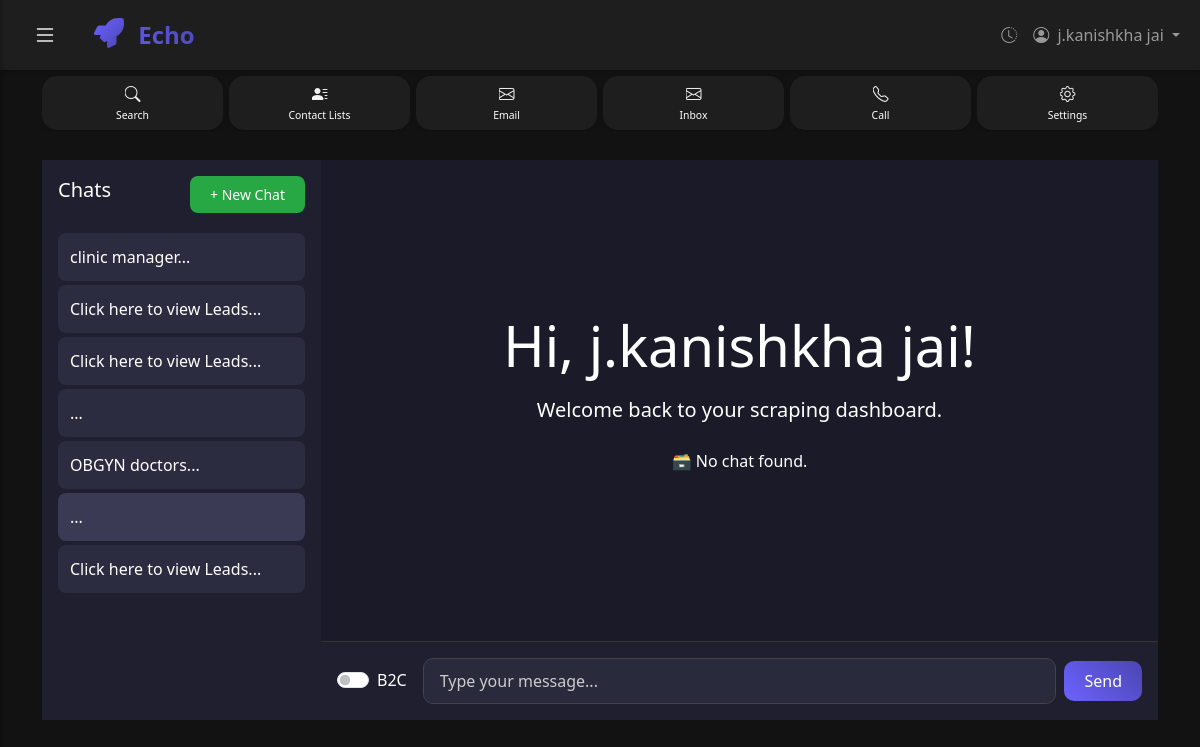
Screenshot of /c/cab76245-4f36-4eb4-aaa3-e76480f75c41 (signed in) with the database file from the repository.
### app/models.py (models this page shows)
class User(Base):
    __tablename__ = "users"
    id = Column(Integer, primary_key=True, index=True)
    name = Column(String(100), nullable=False)
    email = Column(String(100), unique=True, nullable=False, index=True)
    password = Column(String(100), nullable=False)
    created_at = Column(DateTime(timezone=True), server_default=func.now())
    search_history = relationship("SearchHistory", back_populates="user")

class ConversationHistory(Base):
    __tablename__ = "conversation_history"
    id = Column(Integer, primary_key=True, index=True)
    user_id = Column(String, index=True)
    chat_id = Column(String, index=True)
    role = Column(String)  # 'user' or 'assistant'
    content = Column(Text)
    final_reply = Column(Text, nullable=True)
    created_at = Column(DateTime(timezone=True), server_default=func.now())

### app/routes.py (the view)
@router.get("/c/{chat_id}", response_class=HTMLResponse)
async def chat_by_id(
    chat_id: str,
    request: Request,
    db: Session = Depends(get_db),
    user_info=Depends(get_current_user_for_templates)
):
    user_id = user_info.get("user_id")
    exists = (
        db.query(models.ConversationHistory)
        .filter_by(chat_id=chat_id, user_id=user_id)
        .first()
    )
    if not exists:
        raise HTTPException(status_code=404, detail="Chat not found")
    chat_messages = (
        db.query(models.ConversationHistory)
        .filter_by(chat_id=chat_id, user_id=user_id)
        .order_by(models.ConversationHistory.id.asc())
        .all()
    )
    subquery = (
        db.query(
            models.ConversationHistory.chat_id,
            func.max(models.ConversationHistory.created_at).label("latest_created_at")
        )
        .filter(models.ConversationHistory.user_id == user_id)
        .group_by(models.ConversationHistory.chat_id)
        .subquery()
    )
    latest_chats = (
        db.query(models.ConversationHistory)
        .join(subquery, and_(
            models.ConversationHistory.chat_id == subquery.c.chat_id,
            models.ConversationHistory.created_at == subquery.c.latest_created_at
        ))
        .order_by(models.ConversationHistory.created_at.desc())
        .all()
    )
    has_content = any(msg.content.strip() for msg in chat_messages)
    def strip_html_tags(text):
        return re.sub(r'<[^>]*>', '', text or "")
    for chat in latest_chats:
        chat.preview_text = strip_html_tags(chat.content)
    return templates.TemplateResponse("index.html", {
        "request": request,
        "chat_id": chat_id,
        "has_content": has_content,
        "chat_messages": chat_messages,
        "chats": latest_chats,  # used in sidebar
        **user_info
    })

### templates/index.html (shortened to what this page needs)
{% extends "base.html" %}
{% block content %}
<div id="chat-container">
  <div class="sidebars p-3">
    <div class="d-flex justify-content-between align-items-center mb-3">
      <h5 class="text-white">Chats</h5>
      <form action="/new-chat" method="post">
        <button class="btn btn-sm btn-success">+ New Chat</button>
      </form>
    </div>
    <div class="chat-list">
      {% for chat in chats %}
      <a href="/c/{{ chat.chat_id }}" class="chat-item {% if chat.chat_id == chat_id %}active{% endif %}">
        {{ chat.preview_text | truncate(30) }}...
      </a>
      {% endfor %}
    </div>
  </div>
  <div class="chat-area">
    <div id="messages" class="messages d-flex flex-column">
      {% if has_content %}
      {% for message in chat_messages %}
      {% if message.content.strip() %}
      <div
        class="chat-bubble {{ 'user-bubble align-self-end' if message.role == 'user' else 'ai-bubble align-self-start' }}">
        <strong>{{ 'You' if message.role == 'user' else 'AI' }}</strong>
        <div>{{ message.content | safe }}</div>
      </div>
      {% endif %}
      {% endfor %}
      {% else %}
      <div class="flex-grow-1 d-flex justify-content-center align-items-center">
        <div class="text-center text-white">
          {% if user_logged_in %}
          <h1 class="display-4 mb-3">Hi, {{ user_name }}!</h1>
          <p class="lead mb-4">Welcome back to your scraping dashboard.</p>
          {% else %}
          <h1 class="display-4 mb-3">Welcome to Scrapper</h1>
          <p class="lead mb-4">A powerful web scraping tool to extract company and contact info.</p>
          {% endif %}
          <p>🗃️ No chat found.</p>
        </div>
      </div>
      {% endif %}
    </div>
    <div class="input-area">
  <form class="d-flex align-items-center" method="post" action="/search/{{ chat_id }}">
    <div class="form-check form-switch me-3">
      <input class="form-check-input" type="checkbox" id="btocToggle" name="btoc_mode">
      <label class="form-check-label" for="btocToggle">B2C</label>
    </div>
    <input id="chat-input" type="text" name="message" autocomplete="off"
           class="form-control me-2 shadow-none" placeholder="Type your message..." required>
    <button class="btn btn-primary">Send</button>
  </form>
</div>
  </div>
</div>
{% endblock %}

### templates/base.html (shortened to what this page needs)
<!DOCTYPE html>
<html lang="en">
<head>
    <link href="https://cdn.jsdelivr.net/npm/bootstrap@5.3.0-alpha1/dist/css/bootstrap.min.css" rel="stylesheet">
    <link href="https://cdn.jsdelivr.net/npm/bootstrap-icons@1.10.0/font/bootstrap-icons.css" rel="stylesheet">
    <link href="{{ url_for('static', path='/css/style.css') }}" rel="stylesheet">
</head>
<body>
    <nav class="navbar navbar-expand-lg navbar-dark">
        <div class="container-fluid">
            <button class="btn btn-link text-light me-3" id="toggleSidebar" type="button">
                <i class="bi bi-list fs-4"></i>
            </button>
            <a class="navbar-brand" href="/">
                <img src="{{ url_for('static', path='/img/logo.svg') }}" alt="Scrapper Logo" width="30" height="30" class="d-inline-block align-text-top me-2">
                Echo
            </a>
            <div class="collapse navbar-collapse" id="navbarNav">
                <ul class="navbar-nav ms-auto">
                    <li class="nav-item">
                        <a class="nav-link" href="/history" data-bs-toggle="tooltip" data-bs-placement="bottom" title="History">
                            <i class="bi bi-clock-history"></i>
                        </a>
                    </li>
                    {% if user_logged_in %}
                    <li class="nav-item dropdown">
                        <a class="nav-link dropdown-toggle" href="#" id="navbarDropdown" role="button" data-bs-toggle="dropdown" aria-expanded="false">
                            <i class="bi bi-person-circle me-1"></i> {{ user_name }}
                        </a>
                    </li>
                    {% endif %}
                </ul>
            </div>
        </div>
    </nav>
    <div class="nav-card-buttons">
        <div class="container">
            <div class="nav-cards">
                <a href="/" class="nav-card-item {% if request.url.path == '/' or request.url.path == '/search' %}active{% endif %}">
                    <i class="bi bi-search"></i>
                    <span>Search</span>
                </a>
                <a href="/contact-lists" class="nav-card-item {% if request.url.path == '/contact-lists' %}active{% endif %}">
                    <i class="bi bi-person-lines-fill"></i>
                    <span>Contact Lists</span>
                </a>
                <a href="/email" class="nav-card-item {% if request.url.path == '/email' %}active{% endif %}">
                    <i class="bi bi-envelope"></i>
                    <span>Email</span>
                </a>
                <a href="/inbox" class="nav-card-item {% if request.url.path == '/inbox' %}active{% endif %}">
                    <i class="bi bi-envelope"></i>
                    <span>Inbox</span>
                </a>
                <a href="/call" class="nav-card-item {% if request.url.path == '/call' %}active{% endif %}">
                    <i class="bi bi-telephone"></i>
                    <span>Call</span>
                </a>
                <a href="/settings" class="nav-card-item {% if request.url.path == '/settings' %}active{% endif %}">
                    <i class="bi bi-gear"></i>
                    <span>Settings</span>
                </a>
            </div>
        </div>
    </div>
    <div class="content-wrapper" id="content-wrapper">
        <div class="container py-4">
            {% block content %}{% endblock %}
        </div>
    </div>
</body>
</html>

### static/css/style.css (style rules this page uses)
:root { --primary: #6c63ff; --secondary: #4b45b2; --success: #28a745; --info: #17a2b8; --warning: #ffc107; --danger: #dc3545; --dark: #121212; --dark-light: #1E1E1E; --dark-lighter: #2d2d2d; --text-primary: #FFFFFF; --text-secondary: #B3B3B3; --border-radius: 15px; --border-radius-sm: 10px; --border-radius-lg: 20px; --border-radius-xl: 30px; }
body { background-color: var(--dark); color: var(--text-primary); font-family: 'Roboto', sans-serif; transition: all 0.3s ease; }
.content-wrapper { transition: margin-left 0.3s ease; min-height: calc(100vh - 70px); }
.navbar { background-color: var(--dark-light) !important; box-shadow: 0 2px 5px rgba(0, 0, 0, 0.2); }
.navbar-brand { font-size: 1.5rem; font-weight: 700; background: linear-gradient(45deg, var(--primary), var(--secondary)); -webkit-background-clip: text; background-clip: text; -webkit-text-fill-color: transparent; margin-right: 20px; }
.nav-card-buttons { background-color: var(--dark); padding: 4px 0; }
.nav-cards { display: flex; justify-content: space-between; align-items: center; flex-wrap: nowrap; overflow-x: auto; gap: 6px; padding: 2px 0; }
.nav-card-item { flex: 1; background-color: var(--dark-light); color: var(--text-primary); text-align: center; padding: 6px 8px; border-radius: var(--border-radius); text-decoration: none; transition: all 0.3s ease; min-width: 50px; box-shadow: 0 2px 4px rgba(0, 0, 0, 0.1); display: flex; flex-direction: column; align-items: center; position: relative; overflow: hidden; }
.nav-card-item i { font-size: 1rem; margin-bottom: 2px; background: linear-gradient(45deg, #ffffff, #e0e0e0); -webkit-background-clip: text; background-clip: text; -webkit-text-fill-color: transparent; }
.nav-card-item span { font-size: 0.65rem; font-weight: 500; }
.form-control, .form-select { background-color: var(--dark-lighter); border: 1px solid #444; color: var(--text-primary); border-radius: var(--border-radius-sm); padding: 0.6rem 1rem; }
.btn { border-radius: var(--border-radius-sm); padding: 0.5rem 1.25rem; }
.btn-primary { background: linear-gradient(45deg, var(--primary), var(--secondary)); border: none; border-radius: var(--border-radius-sm); }
.btn-sm { border-radius: calc(var(--border-radius-sm) - 2px); }

### templates/index.html (style rules this page uses)
html, body { height: 100%; margin: 0; background-color: #121212; font-family: 'Segoe UI', sans-serif; }
#chat-container { height: 70vh; display: flex; }
.sidebars { width: 25%; background-color: #1f1f2f; display: flex; flex-direction: column; }
.chat-list { overflow-y: auto; flex-grow: 1; }
.chat-item { background-color: #2c2c40; padding: 0.75rem; margin: 0.25rem 0; border-radius: 0.5rem; color: white; text-decoration: none; display: block; }
.chat-item.active, .chat-item:hover { background-color: #3a3a55; }
.chat-area { width: 75%; background-color: #1a1a28; display: flex; flex-direction: column; }
.messages { flex-grow: 1; overflow-y: auto; padding: 1rem; }
.input-area { padding: 1rem; background-color: #1f1f2f; border-top: 1px solid #333; }
.form-control { background-color: #2a2a3d; color: #fff; border: 1px solid #444; }
.form-control::placeholder { color: #ccc; }
.btn-primary { background-color: #4b8bec; border: none; }
.btn-success { background-color: #28a745; border: none; }

### rows the page displays
User: name "j.kanishkha jai"
ConversationHistory: preview_text "clinic manager"
ConversationHistory: preview_text "Click here to view Leads"
ConversationHistory: preview_text "Click here to view Leads"
ConversationHistory: preview_text "OBGYN doctors"
ConversationHistory: preview_text "Click here to view Leads"
